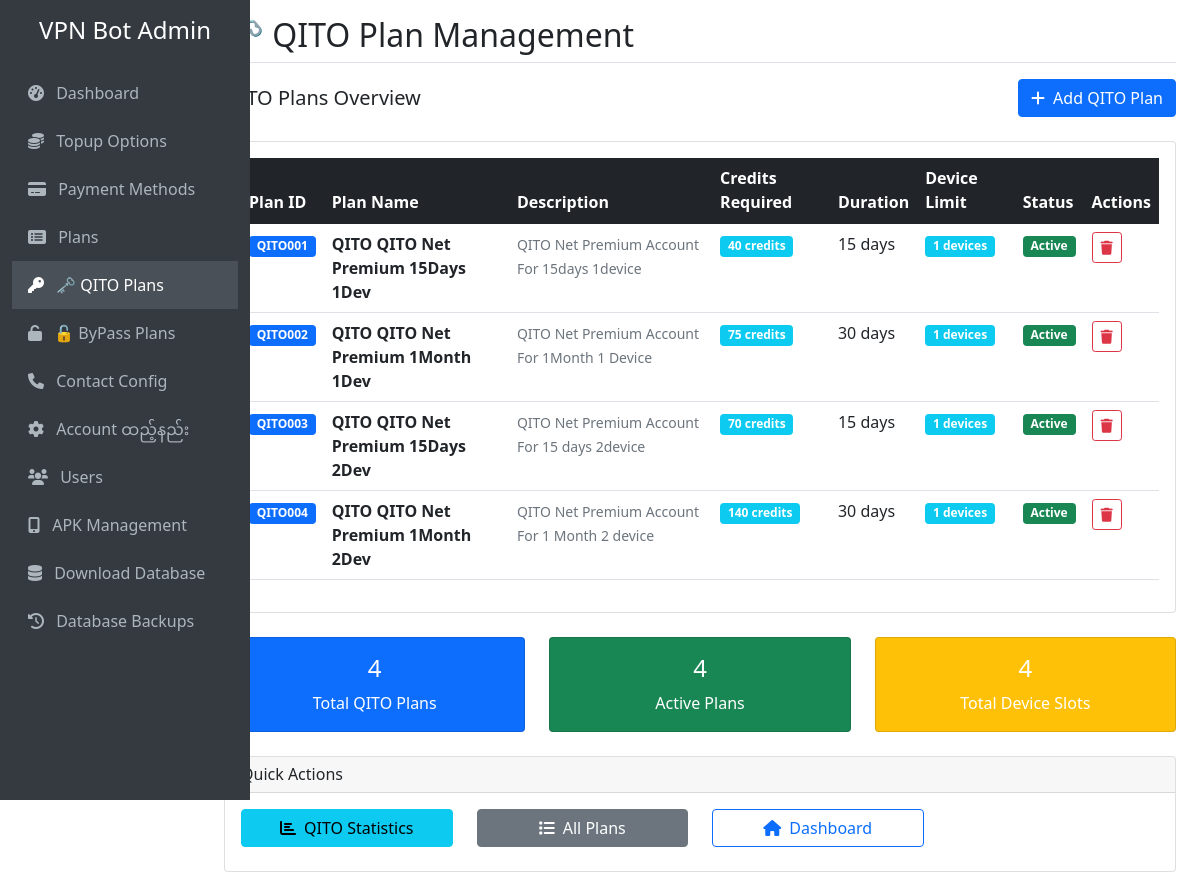
The app's page /qito with its own data.
### tables this page shows
CREATE TABLE "plans" (
                id INTEGER PRIMARY KEY AUTOINCREMENT,
                plan_id_number TEXT UNIQUE NOT NULL,
                name TEXT NOT NULL,
                description TEXT,
                credits_required INTEGER NOT NULL,
                duration_days INTEGER NOT NULL,
                is_active BOOLEAN DEFAULT 1,
                created_at TIMESTAMP DEFAULT CURRENT_TIMESTAMP,
                updated_at TIMESTAMP DEFAULT CURRENT_TIMESTAMP
            , device_limit INTEGER DEFAULT 1);

### web_admin.py (the view)
@app.route('/qito')
def qito_plan_management():
    conn = get_db_connection()
    qito_plans = conn.execute('''
        SELECT p.*,
               COALESCE(p.device_limit, 1) as device_limit
        FROM plans p
        WHERE p.name LIKE '%QITO%' AND p.name NOT LIKE '%ByPass%'
        ORDER BY p.plan_id_number
    ''').fetchall()
    conn.close()
    return render_template('qito_plan_management.html', qito_plans=qito_plans)

### web_admin.py (called while the page is built)
def get_db_connection():
    conn = sqlite3.connect(DB_FILE)
    conn.row_factory = sqlite3.Row
    return conn

### templates/qito_plan_management.html (shortened to what this page needs)
{% extends "base.html" %}
{% block page_title %}🗝 QITO Plan Management{% endblock %}
{% block content %}
<div class="row mb-4">
    <div class="col-12">
        <div class="d-flex justify-content-between align-items-center">
            <h5 class="mb-0">QITO Plans Overview</h5>
            <a href="{{ url_for('add_qito_plan') }}" class="btn btn-primary">
                <i class="fas fa-plus me-2"></i>Add QITO Plan
            </a>
        </div>
    </div>
</div>
{% if qito_plans %}
<div class="row">
    <div class="col-12">
        <div class="card">
            <div class="card-body">
                <div class="table-responsive">
                    <table class="table table-hover">
                        <thead class="table-dark">
                            <tr>
                                <th>Plan ID</th>
                                <th>Plan Name</th>
                                <th>Description</th>
                                <th>Credits Required</th>
                                <th>Duration</th>
                                <th>Device Limit</th>
                                <th>Status</th>
                                <th>Actions</th>
                            </tr>
                        </thead>
                        <tbody>
                            {% for plan in qito_plans %}
                            <tr>
                                <td>
                                    <span class="badge bg-primary">{{ plan.plan_id_number }}</span>
                                </td>
                                <td>
                                    <strong>{{ plan.name }}</strong>
                                </td>
                                <td>
                                    <small class="text-muted">{{ plan.description or 'No description' }}</small>
                                </td>
                                <td>
                                    <span class="badge bg-info">{{ plan.credits_required }} credits</span>
                                </td>
                                <td>{{ plan.duration_days }} days</td>
                                <td>
                                    <span class="badge bg-info">{{ plan.device_limit or 1 }} devices</span>
                                </td>
                                <td>
                                    {% if plan.is_active %}
                                        <span class="badge bg-success">Active</span>
                                    {% else %}
                                        <span class="badge bg-secondary">Inactive</span>
                                    {% endif %}
                                </td>
                                <td>
                                    <div class="btn-group btn-group-sm" role="group">
                                        <a href="{{ url_for('delete_qito_plan', plan_id=plan.id) }}"
                                           class="btn btn-outline-danger"
                                           onclick="return confirm('Are you sure you want to delete this QITO plan? This action cannot be undone!')"
                                           title="Delete Plan">
                                            <i class="fas fa-trash"></i>
                                        </a>
                                    </div>
                                </td>
                            </tr>
                            {% endfor %}
                        </tbody>
                    </table>
                </div>
            </div>
        </div>
    </div>
</div>
<div class="row mt-4">
    <div class="col-md-4">
        <div class="card bg-primary text-white">
            <div class="card-body text-center">
                <h4>{{ qito_plans|length }}</h4>
                <p class="mb-0">Total QITO Plans</p>
            </div>
        </div>
    </div>
    <div class="col-md-4">
        <div class="card bg-success text-white">
            <div class="card-body text-center">
                <h4>{{ qito_plans|selectattr('is_active')|list|length }}</h4>
                <p class="mb-0">Active Plans</p>
            </div>
        </div>
    </div>
    <div class="col-md-4">
        <div class="card bg-warning text-white">
            <div class="card-body text-center">
                <h4>{{ qito_plans|sum(attribute='device_limit') or 0 }}</h4>
                <p class="mb-0">Total Device Slots</p>
            </div>
        </div>
    </div>
</div>
{% endif %}
<div class="row mt-4">
    <div class="col-12">
        <div class="card">
            <div class="card-header">
                <h6 class="card-title mb-0">Quick Actions</h6>
            </div>
            <div class="card-body">
                <div class="row">
                    <div class="col-md-3">
                        <a href="{{ url_for('qito_statistics') }}" class="btn btn-info w-100 mb-2">
                            <i class="fas fa-chart-bar me-2"></i>QITO Statistics
                        </a>
                    </div>
                    <div class="col-md-3">
                        <a href="{{ url_for('plan_management') }}" class="btn btn-secondary w-100 mb-2">
                            <i class="fas fa-list me-2"></i>All Plans
                        </a>
                    </div>
                    <div class="col-md-3">
                        <a href="{{ url_for('dashboard') }}" class="btn btn-outline-primary w-100 mb-2">
                            <i class="fas fa-home me-2"></i>Dashboard
                        </a>
                    </div>
                </div>
            </div>
        </div>
    </div>
</div>
{% endblock %}

### records on screen
plans: plan_id_number "QITO001", name "QITO QITO Net Premium 15Days 1Dev", description "QITO Net Premium Account For 15days 1device", credits_required "40", duration_days "15", device_limit "1", is_active "Active"
plans: plan_id_number "QITO002", name "QITO QITO Net Premium 1Month 1Dev", description "QITO Net Premium Account For 1Month 1 Device", credits_required "75", duration_days "30", device_limit "1", is_active "Active"
plans: plan_id_number "QITO003", name "QITO QITO Net Premium 15Days 2Dev", description "QITO Net Premium Account For 15 days 2device", credits_required "70", duration_days "15", device_limit "1", is_active "Active"
plans: plan_id_number "QITO004", name "QITO QITO Net Premium 1Month 2Dev", description "QITO Net Premium Account For 1 Month 2 device", credits_required "140", duration_days "30", device_limit "1", is_active "Active"

### other values on screen
{{ qito_plans|length }} "4"
{{ qito_plans|selectattr('is_active')|list|length }} "4"
{{ qito_plans|sum(attribute='device_limit') or 0 }} "4"
